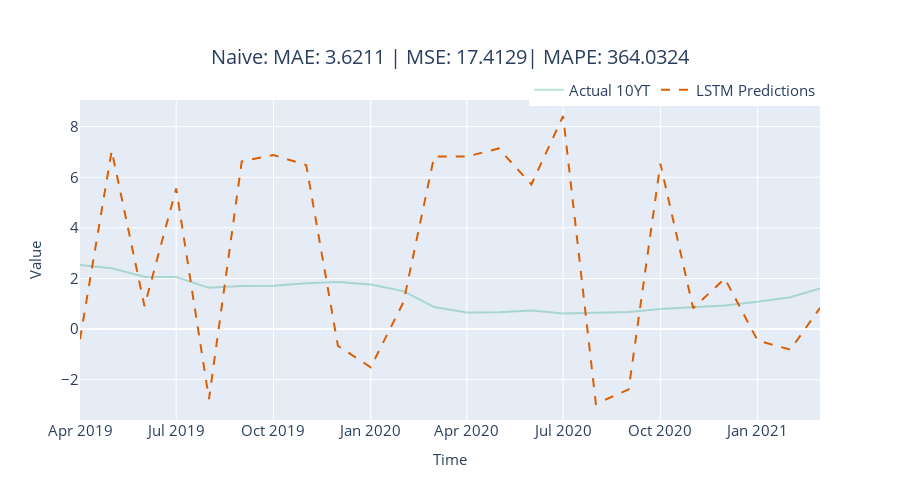

The notebook cell this image was saved under:
### Markdown cell above
# LSTM

### Code cell
# stop training when validation loss does not decrease more than 0.05 (`min_delta`) over
# a period of 5 epochs (`patience`)
my_stopper = EarlyStopping(
    monitor="val_loss",
    patience=5,
    min_delta=0.01,
    mode='min',
)

pl_trainer_kwargs={"callbacks": [my_stopper]}

# initialize model 
model = BlockRNNModel(
    model="LSTM",
    input_chunk_length=look_back,
    output_chunk_length=horizon,
    n_epochs=50,
    n_rnn_layers=4,
    hidden_dim=4,
    dropout=0.1,
    activation='LeakyReLU',
    batch_size=64,
    optimizer_kwargs={"lr":0.001},
    pl_trainer_kwargs=pl_trainer_kwargs,
    #loss_fn=MAELoss()
)

# fit model on training data 
model.fit(train_targ_sc, past_covariates=train_past_cov_sc, val_series=val_targ_sc, val_past_covariates=val_past_cov_sc)

# predict on validation data 
pred_sc = model.predict(horizon, series=val_targ_sc[:-horizon], past_covariates=val_past_cov_sc[:-horizon])

# evaluation
pred = targ_scaler.inverse_transform(pred_sc)
metrics = eval_model(pred, val_targ[-horizon:], 'LSTM Regression')
metric_record.append(metrics)

y_pred = format_y_pred(pred, "lstm_predictions")
pred_df = pred_df.join(y_pred)

fig = plot_forecast(pred_df, forecast_columns=["lstm_predictions"], forecast_display_names=['LSTM Predictions'])
fig = format_plot(fig, title=f"Naive: MAE: {metrics['MAE']:.4f} | MSE: {metrics['MSE']:.4f}| MAPE: {metrics['MAPE']:.4f}")
fig.show()

### Figure 1 — Plotly figure (JSON) as saved in the notebook; plotly's stock layout.template omitted (floating-point values rounded to 4 significant figures)
{"data": [{"line": {"color": "rgba(27,158,119, 0.3)"}, "mode": "lines", "name": "Actual 10YT", "type": "scatter", "x": ["2019-04-01T00:00:00", "2019-05-01T00:00:00", "2019-06-01T00:00:00", "2019-07-01T00:00:00", "2019-08-01T00:00:00", "2019-09-01T00:00:00", "2019-10-01T00:00:00", "2019-11-01T00:00:00", "2019-12-01T00:00:00", "2020-01-01T00:00:00", "2020-02-01T00:00:00", "2020-03-01T00:00:00", "2020-04-01T00:00:00", "2020-05-01T00:00:00", "2020-06-01T00:00:00", "2020-07-01T00:00:00", "2020-08-01T00:00:00", "2020-09-01T00:00:00", "2020-10-01T00:00:00", "2020-11-01T00:00:00", "2020-12-01T00:00:00", "2021-01-01T00:00:00", "2021-02-01T00:00:00", "2021-03-01T00:00:00"], "y": [2.53, 2.4, 2.07, 2.06, 1.63, 1.7, 1.71, 1.81, 1.86, 1.76, 1.5, 0.87, 0.66, 0.67, 0.73, 0.62, 0.65, 0.68, 0.79, 0.87, 0.93, 1.08, 1.26, 1.61]}, {"line": {"color": "rgba(217,95,2, 1)", "dash": "dash"}, "mode": "lines", "name": "LSTM Predictions", "type": "scatter", "x": ["2019-04-01T00:00:00", "2019-05-01T00:00:00", "2019-06-01T00:00:00", "2019-07-01T00:00:00", "2019-08-01T00:00:00", "2019-09-01T00:00:00", "2019-10-01T00:00:00", "2019-11-01T00:00:00", "2019-12-01T00:00:00", "2020-01-01T00:00:00", "2020-02-01T00:00:00", "2020-03-01T00:00:00", "2020-04-01T00:00:00", "2020-05-01T00:00:00", "2020-06-01T00:00:00", "2020-07-01T00:00:00", "2020-08-01T00:00:00", "2020-09-01T00:00:00", "2020-10-01T00:00:00", "2020-11-01T00:00:00", "2020-12-01T00:00:00", "2021-01-01T00:00:00", "2021-02-01T00:00:00", "2021-03-01T00:00:00"], "y": [-0.4016, 7.049, 0.9016, 5.561, -2.766, 6.626, 6.877, 6.484, -0.663, -1.508, 1.066, 6.82, 6.82, 7.139, 5.714, 8.421, -2.96, -2.381, 6.538, 0.8269, 1.996, -0.453, -0.8113, 0.8377]}], "layout": {"autosize": false, "height": 500, "legend": {"font": {"size": 15}, "orientation": "h", "title": {}, "x": 1, "xanchor": "right", "y": 0.98, "yanchor": "bottom"}, "title": {"font": {"size": 20}, "text": "Naive: MAE: 3.6211 | MSE: 17.4129| MAPE: 364.0324", "x": 0.5, "xanchor": "center", "yanchor": "top"}, "width": 900, "xaxis": {"autorange": true, "range": ["2019-04-01", "2021-03-01"], "tickfont": {"size": 15}, "title": {"font": {"size": 15}, "text": "Time"}, "type": "date"}, "yaxis": {"autorange": true, "range": [-3.592, 9.053], "tickfont": {"size": 15}, "title": {"font": {"size": 15}, "text": "Value"}, "type": "linear"}}}
